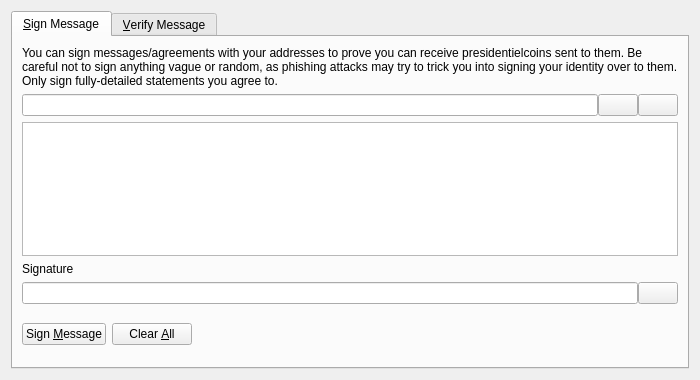
<?xml version="1.0" encoding="UTF-8"?>
<ui version="4.0">
 <class>SignVerifyMessageDialog</class>
 <widget class="QDialog" name="SignVerifyMessageDialog">
  <property name="geometry">
   <rect>
    <x>0</x>
    <y>0</y>
    <width>700</width>
    <height>380</height>
   </rect>
  </property>
  <property name="windowTitle">
   <string>Signatures - Sign / Verify a Message</string>
  </property>
  <property name="modal">
   <bool>true</bool>
  </property>
  <layout class="QVBoxLayout" name="verticalLayout">
   <item>
    <widget class="QTabWidget" name="tabWidget">
     <property name="currentIndex">
      <number>0</number>
     </property>
     <widget class="QWidget" name="tabSignMessage">
      <attribute name="title">
       <string>&amp;Sign Message</string>
      </attribute>
      <layout class="QVBoxLayout" name="verticalLayout_SM">
       <item>
        <widget class="QLabel" name="infoLabel_SM">
         <property name="text">
          <string>You can sign messages/agreements with your addresses to prove you can receive presidentielcoins sent to them. Be careful not to sign anything vague or random, as phishing attacks may try to trick you into signing your identity over to them. Only sign fully-detailed statements you agree to.</string>
         </property>
         <property name="textFormat">
          <enum>Qt::PlainText</enum>
         </property>
         <property name="wordWrap">
          <bool>true</bool>
         </property>
        </widget>
       </item>
       <item>
        <layout class="QHBoxLayout" name="horizontalLayout_1_SM">
         <property name="spacing">
          <number>0</number>
         </property>
         <item>
          <widget class="QValidatedLineEdit" name="addressIn_SM">
           <property name="toolTip">
            <string>The Presidentielcoin address to sign the message with</string>
           </property>
          </widget>
         </item>
         <item>
          <widget class="QPushButton" name="addressBookButton_SM">
           <property name="toolTip">
            <string>Choose previously used address</string>
           </property>
           <property name="text">
            <string/>
           </property>
           <property name="shortcut">
            <string>Alt+A</string>
           </property>
           <property name="autoDefault">
            <bool>false</bool>
           </property>
          </widget>
         </item>
         <item>
          <widget class="QPushButton" name="pasteButton_SM">
           <property name="toolTip">
            <string>Paste address from clipboard</string>
           </property>
           <property name="text">
            <string/>
           </property>
           <property name="shortcut">
            <string>Alt+P</string>
           </property>
           <property name="autoDefault">
            <bool>false</bool>
           </property>
          </widget>
         </item>
        </layout>
       </item>
       <item>
        <widget class="QPlainTextEdit" name="messageIn_SM">
         <property name="toolTip">
          <string>Enter the message you want to sign here</string>
         </property>
        </widget>
       </item>
       <item>
        <widget class="QLabel" name="signatureLabel_SM">
         <property name="text">
          <string>Signature</string>
         </property>
         <property name="textFormat">
          <enum>Qt::PlainText</enum>
         </property>
        </widget>
       </item>
       <item>
        <layout class="QHBoxLayout" name="horizontalLayout_2_SM">
         <property name="spacing">
          <number>0</number>
         </property>
         <item>
          <widget class="QLineEdit" name="signatureOut_SM">
           <property name="font">
            <font>
             <italic>true</italic>
            </font>
           </property>
           <property name="readOnly">
            <bool>true</bool>
           </property>
          </widget>
         </item>
         <item>
          <widget class="QPushButton" name="copySignatureButton_SM">
           <property name="toolTip">
            <string>Copy the current signature to the system clipboard</string>
           </property>
           <property name="text">
            <string/>
           </property>
           <property name="autoDefault">
            <bool>false</bool>
           </property>
          </widget>
         </item>
        </layout>
       </item>
       <item>
        <layout class="QHBoxLayout" name="horizontalLayout_3_SM">
         <item>
          <widget class="QPushButton" name="signMessageButton_SM">
           <property name="toolTip">
            <string>Sign the message to prove you own this Presidentielcoin address</string>
           </property>
           <property name="text">
            <string>Sign &amp;Message</string>
           </property>
           <property name="autoDefault">
            <bool>false</bool>
           </property>
          </widget>
         </item>
         <item>
          <widget class="QPushButton" name="clearButton_SM">
           <property name="toolTip">
            <string>Reset all sign message fields</string>
           </property>
           <property name="text">
            <string>Clear &amp;All</string>
           </property>
           <property name="autoDefault">
            <bool>false</bool>
           </property>
          </widget>
         </item>
         <item>
          <spacer name="horizontalSpacer_1_SM">
           <property name="orientation">
            <enum>Qt::Horizontal</enum>
           </property>
           <property name="sizeHint" stdset="0">
            <size>
             <width>40</width>
             <height>48</height>
            </size>
           </property>
          </spacer>
         </item>
         <item>
          <widget class="QLabel" name="statusLabel_SM">
           <property name="font">
            <font>
             <weight>75</weight>
             <bold>true</bold>
            </font>
           </property>
           <property name="text">
            <string/>
           </property>
           <property name="wordWrap">
            <bool>true</bool>
           </property>
          </widget>
         </item>
         <item>
          <spacer name="horizontalSpacer_2_SM">
           <property name="orientation">
            <enum>Qt::Horizontal</enum>
           </property>
           <property name="sizeHint" stdset="0">
            <size>
             <width>40</width>
             <height>48</height>
            </size>
           </property>
          </spacer>
         </item>
        </layout>
       </item>
      </layout>
     </widget>
     <widget class="QWidget" name="tabVerifyMessage">
      <attribute name="title">
       <string>&amp;Verify Message</string>
      </attribute>
      <layout class="QVBoxLayout" name="verticalLayout_VM">
       <item>
        <widget class="QLabel" name="infoLabel_VM">
         <property name="text">
          <string>Enter the receiver's address, message (ensure you copy line breaks, spaces, tabs, etc. exactly) and signature below to verify the message. Be careful not to read more into the signature than what is in the signed message itself, to avoid being tricked by a man-in-the-middle attack. Note that this only proves the signing party receives with the address, it cannot prove sendership of any transaction!</string>
         </property>
         <property name="textFormat">
          <enum>Qt::PlainText</enum>
         </property>
         <property name="alignment">
          <set>Qt::AlignLeading|Qt::AlignLeft|Qt::AlignTop</set>
         </property>
         <property name="wordWrap">
          <bool>true</bool>
         </property>
        </widget>
       </item>
       <item>
        <layout class="QHBoxLayout" name="horizontalLayout_1_VM">
         <property name="spacing">
          <number>0</number>
         </property>
         <item>
          <widget class="QValidatedLineEdit" name="addressIn_VM">
           <property name="toolTip">
            <string>The Presidentielcoin address the message was signed with</string>
           </property>
          </widget>
         </item>
         <item>
          <widget class="QPushButton" name="addressBookButton_VM">
           <property name="toolTip">
            <string>Choose previously used address</string>
           </property>
           <property name="text">
            <string/>
           </property>
           <property name="shortcut">
            <string>Alt+A</string>
           </property>
           <property name="autoDefault">
            <bool>false</bool>
           </property>
          </widget>
         </item>
        </layout>
       </item>
       <item>
        <widget class="QPlainTextEdit" name="messageIn_VM"/>
       </item>
       <item>
        <widget class="QValidatedLineEdit" name="signatureIn_VM"/>
       </item>
       <item>
        <layout class="QHBoxLayout" name="horizontalLayout_2_VM">
         <item>
          <widget class="QPushButton" name="verifyMessageButton_VM">
           <property name="toolTip">
            <string>Verify the message to ensure it was signed with the specified Presidentielcoin address</string>
           </property>
           <property name="text">
            <string>Verify &amp;Message</string>
           </property>
           <property name="autoDefault">
            <bool>false</bool>
           </property>
          </widget>
         </item>
         <item>
          <widget class="QPushButton" name="clearButton_VM">
           <property name="toolTip">
            <string>Reset all verify message fields</string>
           </property>
           <property name="text">
            <string>Clear &amp;All</string>
           </property>
           <property name="autoDefault">
            <bool>false</bool>
           </property>
          </widget>
         </item>
         <item>
          <spacer name="horizontalSpacer_1_VM">
           <property name="orientation">
            <enum>Qt::Horizontal</enum>
           </property>
           <property name="sizeHint" stdset="0">
            <size>
             <width>40</width>
             <height>48</height>
            </size>
           </property>
          </spacer>
         </item>
         <item>
          <widget class="QLabel" name="statusLabel_VM">
           <property name="font">
            <font>
             <weight>75</weight>
             <bold>true</bold>
            </font>
           </property>
           <property name="text">
            <string/>
           </property>
           <property name="wordWrap">
            <bool>true</bool>
           </property>
          </widget>
         </item>
         <item>
          <spacer name="horizontalSpacer_2_VM">
           <property name="orientation">
            <enum>Qt::Horizontal</enum>
           </property>
           <property name="sizeHint" stdset="0">
            <size>
             <width>40</width>
             <height>48</height>
            </size>
           </property>
          </spacer>
         </item>
        </layout>
       </item>
      </layout>
     </widget>
    </widget>
   </item>
  </layout>
 </widget>
 <customwidgets>
  <customwidget>
   <class>QValidatedLineEdit</class>
   <extends>QLineEdit</extends>
   <header>qvalidatedlineedit.h</header>
  </customwidget>
 </customwidgets>
 <resources>
  <include location="../presidentielcoin.qrc"/>
 </resources>
 <connections/>
</ui>
